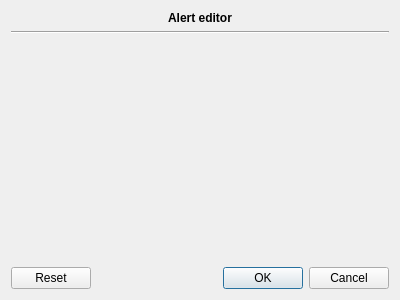
<?xml version="1.0" encoding="UTF-8"?>
<ui version="4.0">
 <class>Alert::AlertItemEditorDialog</class>
 <widget class="QWidget" name="Alert::AlertItemEditorDialog">
  <property name="geometry">
   <rect>
    <x>0</x>
    <y>0</y>
    <width>400</width>
    <height>300</height>
   </rect>
  </property>
  <property name="windowTitle">
   <string>Form</string>
  </property>
  <layout class="QGridLayout" name="gridLayout">
   <item row="0" column="0">
    <widget class="QLabel" name="title">
     <property name="font">
      <font>
       <weight>75</weight>
       <bold>true</bold>
      </font>
     </property>
     <property name="text">
      <string>Alert editor</string>
     </property>
     <property name="alignment">
      <set>Qt::AlignCenter</set>
     </property>
    </widget>
   </item>
   <item row="1" column="0">
    <widget class="Line" name="line">
     <property name="orientation">
      <enum>Qt::Horizontal</enum>
     </property>
    </widget>
   </item>
   <item row="2" column="0">
    <widget class="Alert::AlertItemEditorWidget" name="editor" native="true">
     <property name="sizePolicy">
      <sizepolicy hsizetype="Expanding" vsizetype="Expanding">
       <horstretch>0</horstretch>
       <verstretch>0</verstretch>
      </sizepolicy>
     </property>
    </widget>
   </item>
   <item row="4" column="0">
    <widget class="QDialogButtonBox" name="buttonBox">
     <property name="standardButtons">
      <set>QDialogButtonBox::Cancel|QDialogButtonBox::Ok|QDialogButtonBox::Reset</set>
     </property>
    </widget>
   </item>
   <item row="3" column="0">
    <spacer name="verticalSpacer">
     <property name="orientation">
      <enum>Qt::Vertical</enum>
     </property>
     <property name="sizeHint" stdset="0">
      <size>
       <width>20</width>
       <height>40</height>
      </size>
     </property>
    </spacer>
   </item>
  </layout>
 </widget>
 <customwidgets>
  <customwidget>
   <class>Alert::AlertItemEditorWidget</class>
   <extends>QWidget</extends>
   <header location="global">alertplugin/alertitemeditorwidget.h</header>
   <container>1</container>
  </customwidget>
 </customwidgets>
 <resources/>
 <connections/>
</ui>
